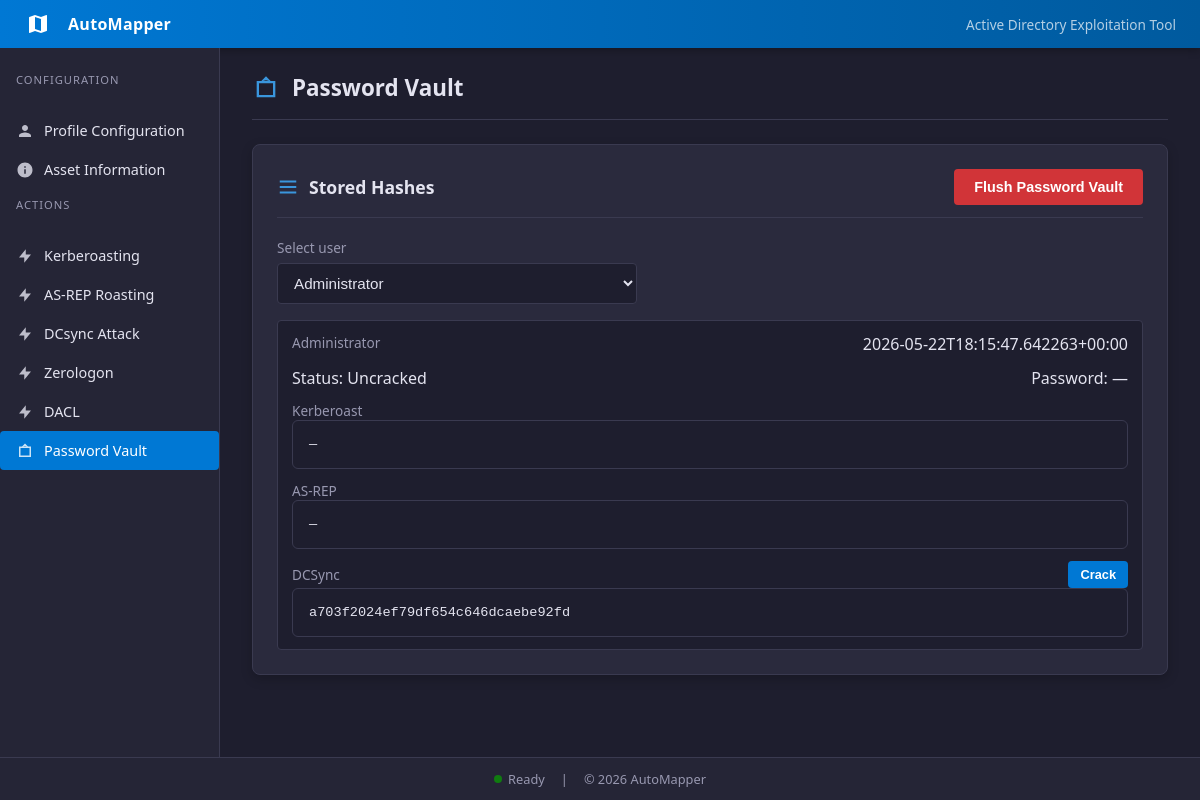
Page /vault on the committed database.
### tables this page shows
CREATE TABLE users (
    username text,
    description text,
    groups text,
    ntlmHash text,
    kerberosHash text,
    asrepHash text,
    password text,
    lastSet timestamp
, pwdLastSet text, machineAccountQuota text);

### app/routes/main.py (the view, shortened to what this page needs)
@main_bp.route("/vault", methods=["GET", "POST"])
def vault():
    users = fetch_vault_users()
    selected_username = request.args.get("username")
    if not selected_username and users:
        selected_username = users[0]["username"]
    status_message = None
    error = None
    cracked_lines = []
    selected_user = next(
        (user for user in users if user["username"] == selected_username),
        None,
    )
    return render_template(
        "vault.html",
        users=users,
        selected_user=selected_user,
        selected_username=selected_username,
        status_message=status_message,
        error=error,
        cracked_lines=cracked_lines,
    )

### app/db/database.py (called while the page is built)
def get_db():
    conn = sqlite3.connect(DB_PATH)
    conn.row_factory = sqlite3.Row
    return conn

def _normalize_username(value):
    if not value:
        return value
    return value.split("\\", 1)[-1]

### app/templates/vault.html (shortened to what this page needs)
{% extends 'base.html' %}
{% block content %}
<div class="page-header">
  <svg viewBox="0 0 24 24"><path d="M12 2l4 4h4v14H4V6h4l4-4zm0 3.41L9.41 6h5.18L12 5.41zM6 8v10h12V8H6z"/></svg>
  <h1 class="page-title">Password Vault</h1>
</div>
<section class="card wide">
  <div class="card-header">
    <svg viewBox="0 0 24 24"><path d="M3 5h18v2H3V5zm0 6h18v2H3v-2zm0 6h18v2H3v-2z"/></svg>
    <h1>Stored Hashes</h1>
    <form method="POST" style="margin-left: auto;">
      <button class="btn danger" name="action" value="flush" type="submit">
        Flush Password Vault
      </button>
    </form>
  </div>
  {% if users %}
  <form method="GET" class="form" style="margin-bottom: 16px;">
    <div class="field" style="max-width: 360px;">
      <label for="vault-user-select">Select user</label>
      <select id="vault-user-select" name="username" class="input" onchange="this.form.submit()">
        {% for user in users %}
        <option value="{{ user.username }}" {% if selected_username == user.username %}selected{% endif %}>
          {{ user.username }}
        </option>
        {% endfor %}
      </select>
    </div>
  </form>
  {% if selected_user %}
  <div class="output">
    <div class="output-row" style="align-items: flex-start; flex-direction: column; gap: 0.75rem;">
      <div style="display: flex; justify-content: space-between; width: 100%; gap: 1rem; flex-wrap: wrap;">
        <span class="label">{{ selected_user.username }}</span>
        <span class="value">{{ selected_user.timestamp or '—' }}</span>
      </div>
      <div style="display: flex; justify-content: space-between; width: 100%; gap: 1rem; flex-wrap: wrap;">
        <span class="value">Status: {{ selected_user.status }}</span>
        <span class="value">Password: {{ selected_user.password or '—' }}</span>
      </div>
      <div style="display: grid; gap: 0.75rem; width: 100%;">
        <div>
          <div style="display: flex; align-items: center; justify-content: space-between; gap: 0.75rem;">
            <span class="label">Kerberoast</span>
          </div>
          <pre class="result-box" style="width: 100%; margin: 0; white-space: pre-wrap; word-break: break-all;">{{ selected_user.kerberos_hash or '—' }}</pre>
        </div>
        <div>
          <div style="display: flex; align-items: center; justify-content: space-between; gap: 0.75rem;">
            <span class="label">AS-REP</span>
          </div>
          <pre class="result-box" style="width: 100%; margin: 0; white-space: pre-wrap; word-break: break-all;">{{ selected_user.asrep_hash or '—' }}</pre>
        </div>
        <div>
          <div style="display: flex; align-items: center; justify-content: space-between; gap: 0.75rem;">
            <span class="label">DCSync</span>
            {% if selected_user.ntlm_hash %}
            <form method="POST" style="margin: 0;">
              <button class="btn small" name="action" value="crack">Crack</button>
            </form>
            {% endif %}
          </div>
          <pre class="result-box" style="width: 100%; margin: 0; white-space: pre-wrap; word-break: break-all;">{{ selected_user.ntlm_hash or '—' }}</pre>
        </div>
      </div>
    </div>
  </div>
  {% endif %}
  {% else %}
  <div class="notice">No hashes stored yet. Run kerberoasting, AS-REP roasting, or DCSync to populate the vault.</div>
  {% endif %}
</section>
{% endblock %}

### app/static/css/style.css (style rules this page uses)
:root { --bg: #1e1e2e; --sidebar: #252536; --card: #2a2a3d; --text: #e4e4f0; --muted: #9898b0; --accent: #0078d4; --accent-dark: #005a9e; --accent-light: #3a96dd; --success: #107c10; --warning: #ff8c00; --border: #3a3a50; --header-bg: linear-gradient(90deg, #0078d4, #005a9e); }
* { box-sizing: border-box; margin: 0; padding: 0; }
body { font-family: "Segoe UI", system-ui, -apple-system, sans-serif; background: var(--bg); color: var(--text); min-height: 100vh; display: flex; flex-direction: column; }
.page-header { display: flex; align-items: center; gap: 12px; margin-bottom: 24px; padding-bottom: 16px; border-bottom: 1px solid var(--border); }
.page-header svg { width: 28px; height: 28px; fill: var(--accent-light); }
.page-title { font-size: 1.4rem; font-weight: 600; }
.card { background: var(--card); border: 1px solid var(--border); border-radius: 8px; padding: 24px; max-width: 600px; box-shadow: 0 4px 12px rgba(0, 0, 0, 0.2); }
.card.wide { max-width: none; width: 100%; }
.card-header { display: flex; align-items: center; gap: 10px; margin-bottom: 20px; padding-bottom: 12px; border-bottom: 1px solid var(--border); }
.card-header svg { width: 22px; height: 22px; fill: var(--accent-light); }
.card h1 { font-size: 1.1rem; font-weight: 600; }
.form .field { display: flex; flex-direction: column; gap: 6px; margin-bottom: 14px; }
.form .field label { font-size: 0.85rem; color: var(--muted); }
.input { background: var(--bg); border: 1px solid var(--border); border-radius: 4px; padding: 10px 12px; color: var(--text); font-size: 0.95rem; transition: border 0.15s ease, box-shadow 0.15s ease; }
.input::placeholder { color: var(--muted); opacity: 0.6; }
.btn { background: var(--accent); color: white; border: none; border-radius: 4px; padding: 10px 20px; cursor: pointer; font-weight: 600; font-size: 0.9rem; text-decoration: none; display: inline-flex; align-items: center; gap: 8px; transition: background 0.15s ease; }
.btn.danger { background: #d13438; }
.btn.small { padding: 6px 12px; font-size: 0.8rem; }
.output { display: flex; flex-direction: column; gap: 10px; margin-top: 16px; }
.output-row { display: flex; justify-content: space-between; align-items: center; background: var(--bg); border: 1px solid var(--border); border-radius: 4px; padding: 12px 14px; }
.output-row .label { color: var(--muted); font-size: 0.85rem; }
.output-row .value { color: var(--text); font-weight: 500; }
.result-box { background: var(--bg); border: 1px solid var(--border); border-radius: 6px; padding: 16px; font-size: 0.85rem; color: var(--text); white-space: pre-wrap; word-break: break-all; }

### rows in the picture
users: username "Administrator", lastSet "2026-05-22T18:15:47.642263+00:00", ntlmHash "a703f2024ef79df654c646dcaebe92fd"

### other values in the picture
{{ selected_user.status }} "Uncracked"
{{ selected_user.password or '—' }} "—"
{{ selected_user.kerberos_hash or '—' }} "—"
{{ selected_user.asrep_hash or '—' }} "—"
form field username "Administrator"
